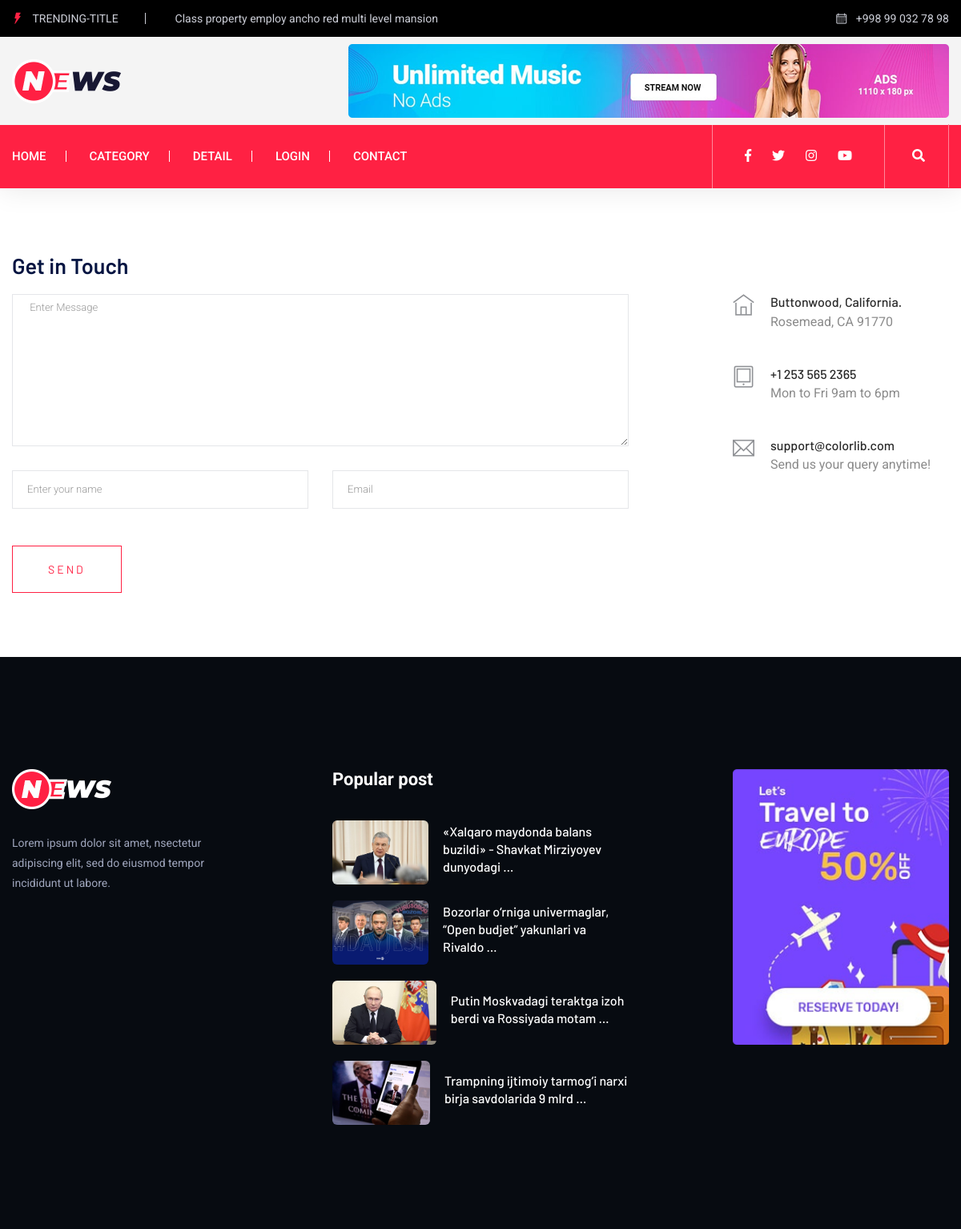
Page /contact/ on the committed database.
### news/models.py (models this page shows, shortened)
class News(models.Model):
    class StatusChoices(models.TextChoices):
        Publish = "PB", "Publish"
        Draft = "DR", "Draft"
    title = models.CharField(max_length=100)
    slug = models.SlugField()
    body = models.TextField()
    image = models.ImageField(upload_to='image/')
    type = models.ForeignKey(Types, on_delete=models.CASCADE)
    published = models.DateTimeField(auto_now_add=True)
    edited = models.DateTimeField(auto_now=True)
    status = models.CharField(max_length=2, choices=StatusChoices.choices, default=StatusChoices.Draft)
    class Meta:
        ordering = ['-id']
        verbose_name = 'New'
        verbose_name_plural = 'News'

### news/views.py (the view)
# urls.py: path('contact/', contact, name='contact'),
def contact(request):
    form = ContactForm(request.POST or None)
    if form.is_valid() and request.method == 'POST':
        form.save()
        return redirect('home')
    context = {
        'form': form
    }
    return render(request, 'contact.html', context)

### news/forms.py
class ContactForm(forms.ModelForm):
    class Meta:
        model = ContactModel
        fields = ['name', 'email', 'body']

### news/custom_context_proccessor.py (called while the page is built)
def get_latest_news(request):
    latest_news = News.objects.all().order_by('-id')[:4]
    context = {
        'latest_news': latest_news
    }
    return context

### templates/contact.html (shortened to what this page needs)
{% extends 'base.html' %}
{% block content %}
<main>
    <section class="contact-section">
    <div class="container">
        <div class="row">
            <div class="col-12">
                <h2 class="contact-title">Get in Touch</h2>
            </div>
            <div class="col-lg-8">
                <form class="form-contact contact_form" method="post">
                    <div class="row">
                        <div class="col-12">
                            <div class="form-group">
                                <textarea name="body" class="form-control w-100" name="message" id="message" cols="30" rows="9" onfocus="this.placeholder = ''" onblur="this.placeholder = 'Enter Message'" placeholder=" Enter Message"></textarea>
                            </div>
                        </div>
                        <div class="col-sm-6">
                            <div class="form-group">
                                <input class="form-control valid" name="name" id="name" type="text" onfocus="this.placeholder = ''" onblur="this.placeholder = 'Enter your name'" placeholder="Enter your name">
                            </div>
                        </div>
                        <div class="col-sm-6">
                            <div class="form-group">
                                <input class="form-control valid" name="email" id="email" type="email" onfocus="this.placeholder = ''" onblur="this.placeholder = 'Enter email address'" placeholder="Email">
                            </div>
                        </div>
                    </div>
                    <div class="form-group mt-3">
                        <button type="submit" class="button button-contactForm boxed-btn">Send</button>
                    </div>
                </form>
            </div>
            <div class="col-lg-3 offset-lg-1">
                <div class="media contact-info">
                    <span class="contact-info__icon"><i class="ti-home"></i></span>
                    <div class="media-body">
                        <h3>Buttonwood, California.</h3>
                        <p>Rosemead, CA 91770</p>
                    </div>
                </div>
                <div class="media contact-info">
                    <span class="contact-info__icon"><i class="ti-tablet"></i></span>
                    <div class="media-body">
                        <h3>+1 253 565 2365</h3>
                        <p>Mon to Fri 9am to 6pm</p>
                    </div>
                </div>
                <div class="media contact-info">
                    <span class="contact-info__icon"><i class="ti-email"></i></span>
                    <div class="media-body">
                        <h3>support@colorlib.com</h3>
                        <p>Send us your query anytime!</p>
                    </div>
                </div>
            </div>
        </div>
    </div>
    </section>
</main>
{% endblock content %}

### templates/base.html (shortened to what this page needs)
{% load static %}
<!doctype html>
<html class="no-js" lang="eng">
<head>
    <link rel="stylesheet" href="{% static 'assets/css/bootstrap.min.css' %}">
    <link rel="stylesheet" href="{% static 'assets/css/owl.carousel.min.css' %}">
    <link rel="stylesheet" href="{% static 'assets/css/ticker-style.css' %}">
    <link rel="stylesheet" href="{% static 'assets/css/flaticon.css' %}">
    <link rel="stylesheet" href="{% static 'assets/css/slicknav.css' %}">
    <link rel="stylesheet" href="{% static 'assets/css/animate.min.css' %}">
    <link rel="stylesheet" href="{% static 'assets/css/magnific-popup.css' %}">
    <link rel="stylesheet" href="{% static 'assets/css/fontawesome-all.min.css' %}">
    <link rel="stylesheet" href="{% static 'assets/css/themify-icons.css' %}">
    <link rel="stylesheet" href="{% static 'assets/css/slick.css' %}">
    <link rel="stylesheet" href="{% static 'assets/css/nice-select.css' %}">
    <link rel="stylesheet" href="{% static 'assets/css/style.css' %}">
</head>
<body>
<header>
    <div class="header-area">
        <div class="main-header ">
            <div class="header-top black-bg d-none d-sm-block">
                <div class="container">
                    <div class="col-xl-12">
                        <div class="row d-flex justify-content-between align-items-center">
                            <div class="header-info-left">
                                <ul>
                                    {% if user.is_authenticated %}
                                        <form method="post" action="{% url 'logout' %}">
                                            {% csrf_token %}
                                            <button type="submit" class="title"><span class="flaticon-energy"></span>{{ user.username }}</button>
                                        </form>
                                    {% else %}
                                        <li class="title"><span class="flaticon-energy"></span> trending-title</li>
                                    {% endif %}
                                    <li>Class property employ ancho red multi level mansion</li>
                                </ul>
                            </div>
                            <div class="header-info-right">
                                <ul class="header-date">
                                    <li><span class="flaticon-calendar"></span> +998 99 032 78 98</li>
                                </ul>
                            </div>
                        </div>
                    </div>
                </div>
            </div>
            <div class="header-mid gray-bg">
                <div class="container">
                    <div class="row d-flex align-items-center">
                        <div class="col-xl-3 col-lg-3 col-md-3 d-none d-md-block">
                            <div class="logo">
                                <a href="{% url 'home' %}"><img src="{% static 'assets/img/logo/logo.png' %}" alt=""></a>
                            </div>
                        </div>
                        <div class="col-xl-9 col-lg-9 col-md-9">
                            <div class="header-banner f-right ">
                                <img src="{% static 'assets/img/gallery/header_card.png' %}" alt="">
                            </div>
                        </div>
                    </div>
                </div>
            </div>
            <div class="header-bottom header-sticky">
                <div class="container">
                    <div class="row align-items-center">
                        <div class="col-xl-8 col-lg-8 col-md-12 header-flex">
                            <div class="main-menu d-none d-md-block">
                                <nav>
                                    <ul id="navigation">
                                        <li><a href="{% url 'home' %}">Home</a></li>
                                        <li><a href="{% url 'category' %}">Category</a></li>
                                        <li><a href="latest_news.html">Detail</a></li>
                                        {% if user.is_authenticated %}
                                            <li><a href="#">{{ user.username }}</a>
                                                <ul class="submenu">
                                                    <li><a href="{% url 'profile' %}">Profile</a></li>
                                                    <li><a href="{% url 'logout' %}">Logout</a></li>
                                                </ul>
                                            </li>
                                        {% else %}
                                            <li><a href="{% url 'login' %}">Login</a></li>
                                        {% endif %}
                                        <li><a href="{% url 'contact' %}">Contact</a></li>
                                    </ul>
                                </nav>
                            </div>
                        </div>
                        <div class="col-xl-4 col-lg-4 col-md-4">
                            <div class="header-right f-right d-none d-lg-block">
                                <ul class="header-social">
                                    <li><a href="https://www.fb.com/sai4ull"><i class="fab fa-facebook-f"></i></a></li>
                                    <li><a href="#"><i class="fab fa-twitter"></i></a></li>
                                    <li><a href="#"><i class="fab fa-instagram"></i></a></li>
                                    <li> <a href="#"><i class="fab fa-youtube"></i></a></li>
                                </ul>
                                <div class="nav-search search-switch">
                                    <i class="fa fa-search"></i>
                                </div>
                            </div>
                        </div>
                        <div class="col-12">
                        </div>
                    </div>
                </div>
            </div>
        </div>
    </div>
</header>
{% block content %}
{% endblock content %}
<footer>
    <div class="footer-main footer-bg">
        <div class="footer-area footer-padding">
            <div class="container">
                <div class="row d-flex justify-content-between">
                    <div class="col-xl-3 col-lg-3 col-md-5 col-sm-8">
                        <div class="single-footer-caption mb-50">
                            <div class="single-footer-caption mb-30">
                                <div class="footer-logo">
                                    <a href="index.html"><img src="{% static 'assets/img/logo/logo2_footer.png' %}" alt=""></a>
                                </div>
                                <div class="footer-tittle">
                                    <div class="footer-pera">
                                        <p class="info1">Lorem ipsum dolor sit amet, nsectetur adipiscing elit, sed do eiusmod tempor incididunt ut labore.</p>
                                    </div>
                                </div>
                            </div>
                        </div>
                    </div>
                    <div class="col-xl-4 col-lg-4 col-md-5 col-sm-7">
                        <div class="single-footer-caption mb-50">
                            <div class="footer-tittle">
                                <h4>Popular post</h4>
                            </div>
                            {% for latest_news_detail in latest_news %}
                                <div class="whats-right-single mb-20">
                                    <div class="whats-right-img">
                                        <img style="height: 5rem;" src="{{ latest_news_detail.image.url }}" alt="">
                                    </div>
                                    <div class="whats-right-cap">
                                        <h4><a href="{% url 'detail_news' latest_news_detail.slug %}">{{ latest_news_detail.title|truncatewords:8 }}</a></h4>
                                    </div>
                                </div>
                            {% endfor %}
                        </div>
                    </div>
                    <div class="col-xl-3 col-lg-3 col-md-5 col-sm-7">
                        <div class="single-footer-caption mb-50">
                            <div class="banner">
                                <img src="{% static 'assets/img/gallery/body_card4.png' %}" alt="">
                            </div>
                        </div>
                    </div>
                </div>
            </div>
        </div>
    </div>
</footer>
</body>
</html>

### rows in the picture
News: image (picture), title "«Xalqaro maydonda balans buzildi» - Shavkat Mirziyoyev dunyodagi …"
News: image (picture), title "Bozorlar o‘rniga univermaglar, “Open budjet” yakunlari va Rivaldo …"
News: image (picture), title "Putin Moskvadagi teraktga izoh berdi va Rossiyada motam …"
News: image (picture), title "Trampning ijtimoiy tarmog‘i narxi birja savdolarida 9 mlrd …"
